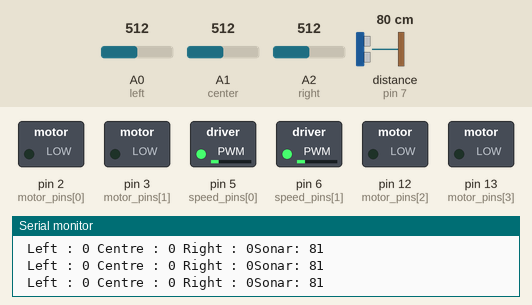
Bench run of a sketch on a simulated Arduino Uno, built with avr-gcc and run on an emulated ATmega328P. On the bench: switched loads named in the sketch (green lamp = pin HIGH), the last lines printed to the serial monitor. The test bench sets the inputs (shaded band); at power-on: A0 (left) = 512, A2 (right) = 512, A1 (center) = 512, distance to the obstacle (sensor on pin 7) 80 cm. The echo pulse lasts 58.3 µs per cm.

Above: at 1.2 s.
1.3 s: A0 (left) set to 563
2.8 s: A0 (left) set to 580
At 3.4 s:
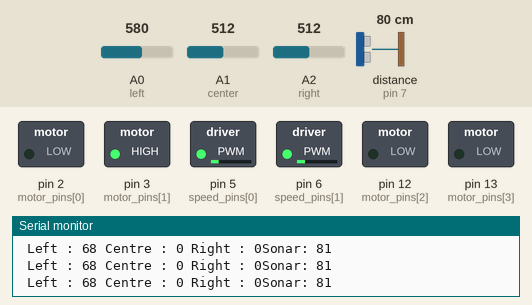
4.3 s: A2 (right) set to 560
5.8 s: A2 (right) set to 586
At 7.0 s:
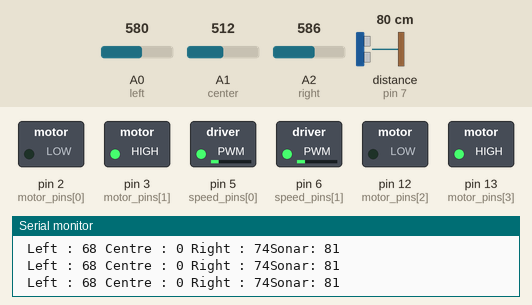
7.3 s: A0 (left) set to 306
At 8.0 s:
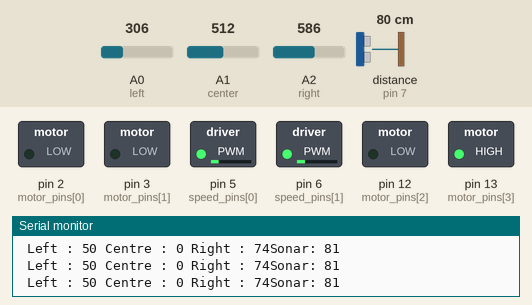
Timing chart, 0 to 10.3 s (numbered marks = the images above; inputs shaded):
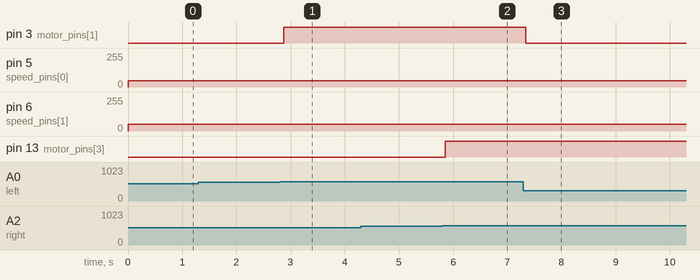

The sketch:

Project.ino
```cpp
#include <NewPing.h>
int pos = 0;
int x;
int y;
int TRIGGER_PIN=8;
int ECHO_PIN=7;
int MAX_DISTANCE=200;
int motor_pins[]={2,3,12,13};
int speed_pins[]={5,6};
NewPing sonar (TRIGGER_PIN, ECHO_PIN, MAX_DISTANCE);

void setup() {
pinMode(motor_pins[0],OUTPUT);//back left
pinMode(motor_pins[1],OUTPUT);//front left
pinMode(motor_pins[2],OUTPUT);//back right
pinMode(motor_pins[3],OUTPUT);//front right
pinMode(speed_pins[0],OUTPUT);//left
pinMode(speed_pins[1],OUTPUT);//right
pinMode(ECHO_PIN,INPUT);
pinMode(TRIGGER_PIN,INPUT);
pinMode(A2,INPUT);//right
pinMode(A1,INPUT);//center
pinMode(A0,INPUT);//left
//digitalWrite(motor_pins[0],LOW);
//digitalWrite(motor_pins[1],HIGH);
//digitalWrite(motor_pins[2],LOW);
//digitalWrite(motor_pins[3],HIGH);
//analogWrite(speed_pins[0],67);
//analogWrite(speed_pins[1],70);
Serial.begin(9600);

}

void loop() {
  byte rightSensor=analogRead(A2);
  byte centerSensor=analogRead(A1);
  byte leftSensor=analogRead(A0);

  Serial.print(" Left : ");
  Serial.print(leftSensor);
  Serial.print(" Centre : ");
  Serial.print(centerSensor);
  Serial.print(" Right : ");
  Serial.print(rightSensor);
  Serial.print("Sonar: ");
  Serial.print(sonar.ping_cm());
  Serial.println();

  if(centerSensor <60  && leftSensor >60  && rightSensor >60){//forward
    digitalWrite(motor_pins[0],LOW);
    digitalWrite(motor_pins[1],HIGH);
    digitalWrite(motor_pins[2],LOW);
    digitalWrite(motor_pins[3],HIGH);
    analogWrite(speed_pins[0],47);
    analogWrite(speed_pins[1],50);
    delay(100);
  }
  if(centerSensor <60 && leftSensor >60 && rightSensor <60){//turn right
    digitalWrite(motor_pins[0],LOW);
    digitalWrite(motor_pins[1],HIGH);
    digitalWrite(motor_pins[2],LOW);
    digitalWrite(motor_pins[3],LOW);
    analogWrite(speed_pins[0],47);
    analogWrite(speed_pins[1],50);
    delay(100);
  }
   if(centerSensor <60 && leftSensor <60 && rightSensor >60){//turn left
    digitalWrite(motor_pins[0],LOW);
    digitalWrite(motor_pins[1],LOW);
    digitalWrite(motor_pins[2],LOW);
    digitalWrite(motor_pins[3],HIGH);
    analogWrite(speed_pins[0],47);
    analogWrite(speed_pins[1],50);
    delay(100);
  }
  if(centerSensor <60 && leftSensor <60 && rightSensor <60){//forward
    digitalWrite(motor_pins[0],LOW);
    digitalWrite(motor_pins[1],LOW);
    digitalWrite(motor_pins[2],LOW);
    digitalWrite(motor_pins[3],LOW);
    analogWrite(speed_pins[0],47);
    analogWrite(speed_pins[1],50);
    delay(100);
  }

  if(centerSensor >60 && leftSensor >60 && rightSensor <60){//turn right
    digitalWrite(motor_pins[0],LOW);
    digitalWrite(motor_pins[1],HIGH);
    digitalWrite(motor_pins[2],LOW);
    digitalWrite(motor_pins[3],LOW);
    analogWrite(speed_pins[0],47);
    analogWrite(speed_pins[1],50);
    delay(100);
  }
  if(centerSensor >60 && leftSensor <60 && rightSensor >60){//turn left
    digitalWrite(motor_pins[0],LOW);
    digitalWrite(motor_pins[1],LOW);
    digitalWrite(motor_pins[2],LOW);
    digitalWrite(motor_pins[3],HIGH);
    analogWrite(speed_pins[0],47);
    analogWrite(speed_pins[1],50);
    delay(100);
  }
  if(centerSensor >60 && leftSensor <60 && rightSensor <60){//forward
    digitalWrite(motor_pins[0],LOW);
    digitalWrite(motor_pins[1],HIGH);
    digitalWrite(motor_pins[2],LOW);
    digitalWrite(motor_pins[3],HIGH);
    analogWrite(speed_pins[0],47);
    analogWrite(speed_pins[1],50);
    delay(100);

  }


}

int distantfun(){
 return sonar.ping_cm();
}
```

Measured:
- the behaviour switches between 572 and 573 on A0 (left) (found by bisection; images 0 and 1)
- the behaviour switches between 572 and 573 on A2 (right) (found by bisection; images 1 and 2)
- after the input at 2.8 s, pin 3 (motor_pins[1]): LOW → HIGH after 0.08 s
- after the input at 5.8 s, pin 13 (motor_pins[3]): LOW → HIGH after 0.05 s
- after the input at 7.3 s, pin 3 (motor_pins[1]): HIGH → LOW at once
